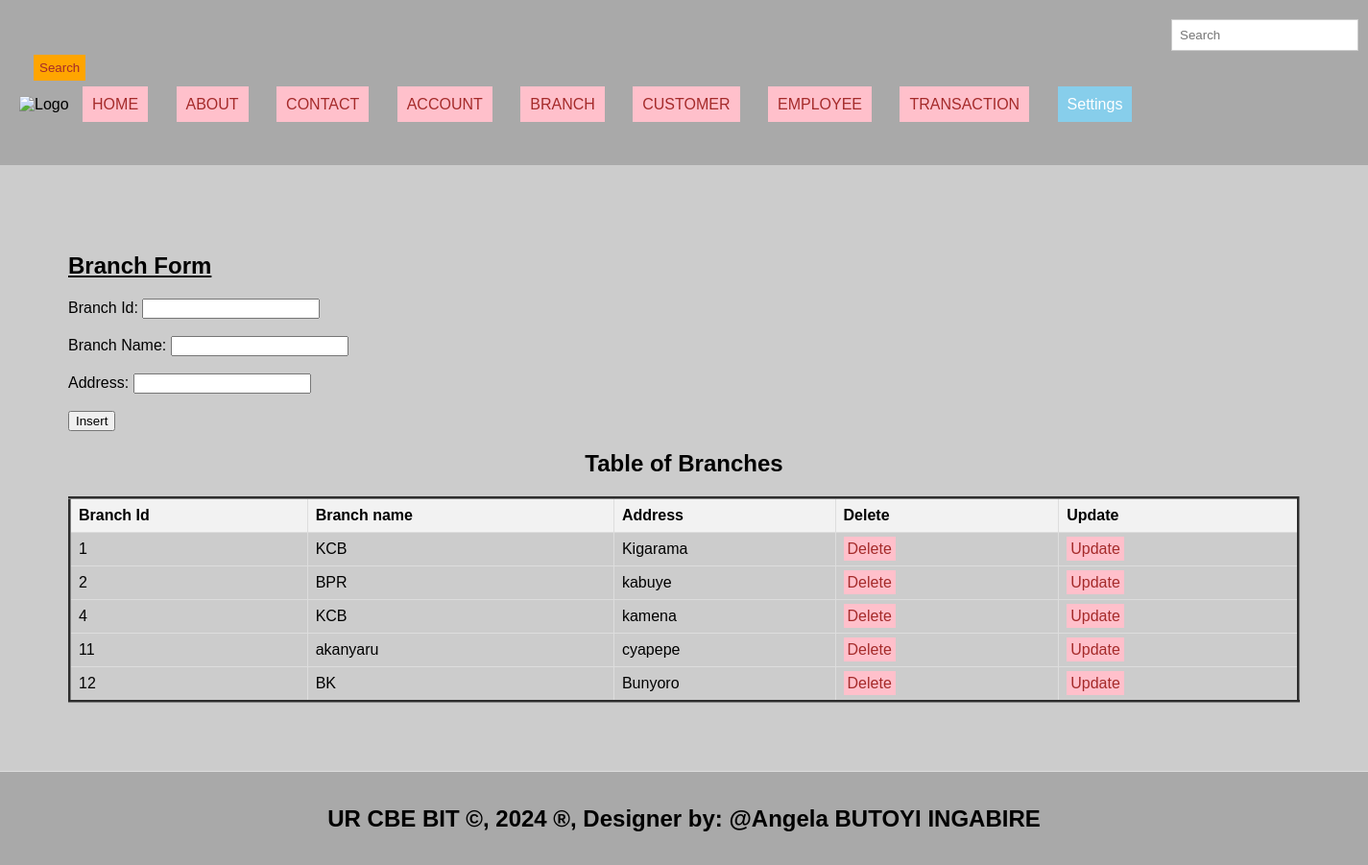
/branch.php, run on the app's committed database.
### tables this page shows
CREATE TABLE `branch` (
  `branch_id` int(11) NOT NULL,
  `branch_name` varchar(150) DEFAULT NULL,
  `address` varchar(200) DEFAULT NULL
);

### branch.php (the view, shortened to what this page needs)
<!DOCTYPE html>
<html lang="en">
<head>
  <link rel="stylesheet" type="text/css" href="style.css" title="style 1" media="screen, tv, projection, handheld, print"/>
  </head>
  <header>
<body bgcolor="#CCCCCC" ;>
  <form class="d-flex" role="search" action="search.php">
      <input class="form-control me-2" type="search" placeholder="Search" aria-label="Search"name="query">
      <button class="btn btn-outline-success" type="submit">Search</button>
    </form>
  <ul style="list-style-type: none; padding: 0;">
    <li style="display: inline; margin-right: 10px;">
    <img src="./images/bank-vector-icon.jpg" width="90" height="60" alt="Logo">
  </li>
    <li style="display: inline; margin-right: 10px;"><a href="./home.html">HOME</a>
  </li>
    <li style="display: inline; margin-right: 10px;"><a href="./about.html">ABOUT</a>
  </li>
    <li style="display: inline; margin-right: 10px;"><a href="./contact.html">CONTACT</a>
  </li>
    <li style="display: inline; margin-right: 10px;"><a href="./account.php">ACCOUNT</a>
  </li>
    <li style="display: inline; margin-right: 10px;"><a href="./branch.php">BRANCH</a>
  </li>
    <li style="display: inline; margin-right: 10px;"><a href="./customer.php">CUSTOMER</a>
  </li>
    <li style="display: inline; margin-right: 10px;"><a href="./employee.php">EMPLOYEE</a>
  </li>
 <li style="display: inline; margin-right: 10px;"><a href="./transaction.php">TRANSACTION</a>
  </li>
    <li class="dropdown" style="display: inline; margin-right: 10px;">
      <a href="#" style="padding: 10px; color: white; background-color: skyblue; text-decoration: none; margin-right: 15px;">Settings</a>
    </li><br><br>
  </ul>
</header>
<section>
    <h1><u> Branch Form </u></h1>
     <form method="post" onsubmit="return confirmInsert();">
        <label for="branch_id">Branch Id:</label>
        <input type="number" id="bid" name="bid"><br><br>
        <label for="branch_name">Branch Name:</label>
        <input type="text" id="bname" name="bname" required><br><br>
        <label for="Address">Address:</label>
        <input type="text" id="badrss" name="badrss" required><br><br>
        <input type="submit" name="add" value="Insert">
    </form>
<!DOCTYPE html>
<html>
<head>
</head>
<body>
    <center><h2>Table of Branches</h2></center>
    <table border="3">
        <tr>
            <th>Branch Id</th>
            <th>Branch name</th>
            <th>Address</th>
            <th>Delete</th>
            <th>Update</th>
        </tr>
        <?php
       include('database_connection.php');
        $sql = "SELECT * FROM branch";
        $result = $connection->query($sql);
        if ($result->num_rows > 0) {
            while ($row = $result->fetch_assoc()) {
                $bid = $row['branch_id'];
                echo "<tr>
                    <td>" . $row['branch_id'] . "</td>
                    <td>" . $row['branch_name'] . "</td>
                    <td>" . $row['address'] . "</td>
                    <td><a style='padding:4px' href='delete_branch.php?branch_id=$bid'>Delete</a></td>
                    <td><a style='padding:4px' href='update_branch.php?branch_id=$bid'>Update</a></td>
                </tr>";
            }
        } else {
            echo "<tr><td colspan='6'>No data found</td></tr>";
        }
        ?>
    </table>
</body>
    </section>
<footer>
  <center>
    <b><h2>UR CBE BIT &copy, 2024 &reg, Designer by: @Angela BUTOYI INGABIRE</h2></b>
  </center>
</footer>
</body>
</html>

### style.css (style rules this page uses)
body { font-family: Arial, sans-serif; margin: 0; padding: 0; }
.form-control { padding: 8px; margin-left: 4px; border: 1px solid #ccc; }
.btn { padding: 6px; background-color: orange; color: brown; border: none; }
.dropdown { position: relative; display: inline; margin-right: 10px; }
body { font-family: Arial,sans-serif; margin:0; padding:0; }
header { background-color:darkgray; padding: 20px; }
.dropdown { position: right; display:right; direction:rtl; }
section { padding:28px; border-bottom: 1px solid #ddd; }
footer { text-align: center; padding: 15px; background-color:darkgray; }

### branch.php (style rules this page uses)
a { padding: 10px; color: white; background-color: pink; text-decoration: none; margin-right: 15px; }
a:link { color: brown; }
button.btn { margin-left: 15px; margin-top: 4px; }
input.form-control { margin-left: 1200px; padding: 8px; }
section { padding:71px; border-bottom: 1px solid #ddd; }
footer { text-align: center; padding: 15px; background-color:darkgray; }
table { width: 100%; border-collapse: collapse; }
th, td { border: 1px solid #ddd; padding: 8px; text-align: left; }
th { background-color: #f2f2f2; }

### data on the page
branch: branch_id "1", branch_name "KCB", address "Kigarama"
branch: branch_id "2", branch_name "BPR", address "kabuye"
branch: branch_id "4", branch_name "KCB", address "kamena"
branch: branch_id "11", branch_name "akanyaru", address "cyapepe"
branch: branch_id "12", branch_name "BK", address "Bunyoro"
